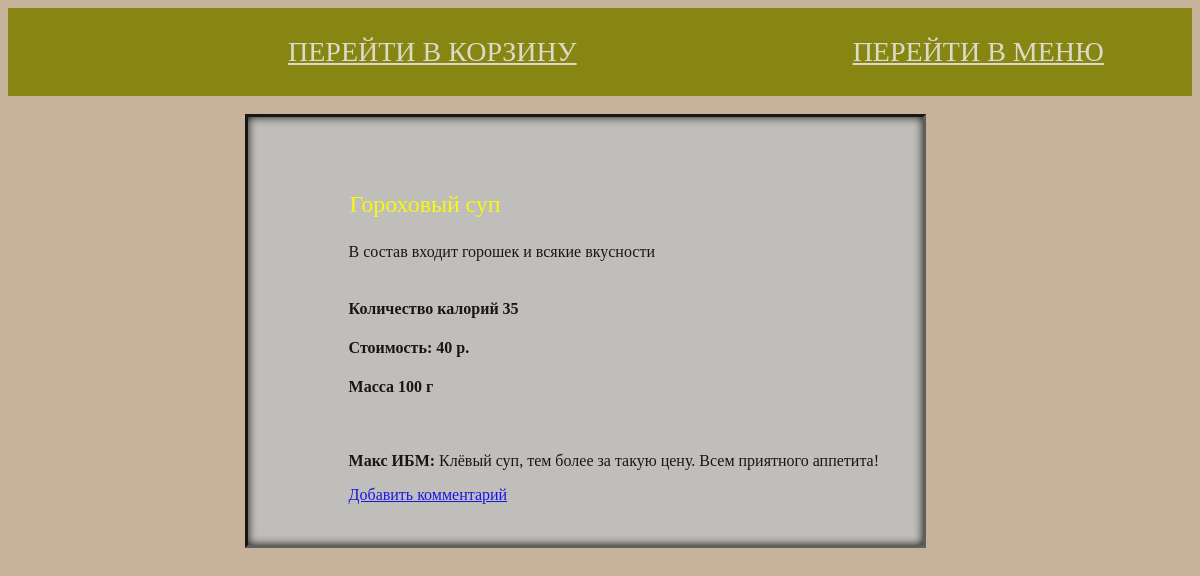
Screenshot of /topic/8/ with the database file from the repository.
### forum/models.py (models this page shows, shortened)
class Topic(models.Model):
    MAINCOURSE = 'MC'
    FIRSTCOURSE = 'FC'
    SALADS = 'SD'
    DRINKS = 'DR'
    FOOD_CHOICES = (
        (MAINCOURSE, 'Второе/горячее'),
        (FIRSTCOURSE, 'Первое'),
        (SALADS, 'Салаты'),
        (DRINKS, 'Напитки'),
    )
    food_type = models.CharField(u'Тип блюда',max_length=2,
                                      choices=FOOD_CHOICES,
                                      default=MAINCOURSE)
    weigth = models.SmallIntegerField(u'Масса блюда (в граммах)',default = 100)
    price = models.SmallIntegerField(u'Стоимость (в рублях)',default = 40)
    subject = models.CharField(u'Блюдо', max_length=255)
    text = models.TextField(u'Описание')
    calories = models.SmallIntegerField(u'Количество калорий',default = 1)
    hidden = models.SmallIntegerField(u'Скрытый?(0-нет, 1-да)',default = 0)
    creation_date = models.DateTimeField(u'Дата создания', auto_now_add=True)
    views = models.IntegerField(u'Количество просмотров темы',  default=0)
    made_time = models.DateTimeField(auto_now_add = True)

class Comment(models.Model):
    topic = models.ForeignKey(Topic, on_delete=models.PROTECT)
    author_nick   = models.CharField(u'Автор', max_length=255)
    text = models.TextField(u'Текст')
    reply_to = models.ForeignKey('forum.Comment', null=True, blank=True, on_delete=models.PROTECT)
    creation_date = models.DateTimeField(u'Дата создания', auto_now_add=True)

### forum/views.py (the view)
# urls.py: path('topic/<int:pk>/', views.TopicView.as_view()),
class TopicView(DetailView):
    model = Topic
    template_name = 'topic.html'
    def get_context_data(self, **kwargs):
        context = super().get_context_data(**kwargs)
        if True:
                q1 = Topic.objects.get(pk=context['topic'].id)
                q1.views += 1
                q1.save()
        context['comment_add_url'] = "/topic/{}/add_comment".format(context['topic'].id)
        return context

### forum/templates/topic.html (shortened to what this page needs)
{% extends 'base.html' %}
{% block content%}
	<div id="borders">
	<div class="menu">
{%if topic.hidden %}
	<h4>Эта тема скрыта администратором. </h4>
{% else %}
<h3><a id="serg">{{ topic.subject }}</a></h3>
<div id="smallborders">
<div class="well">
	{{ topic.text }}
</div>
<br />
<h4>Количество калорий {{ topic.calories }}</h4>
<h4>Стоимость: {{ topic.price }} р.</h4>
<h4>Масса {{ topic.weigth }} г</h4><br />
{% for comment in topic.comment_set.all %}
<p>
	<strong>{{ comment.author_nick }}:</strong> {{ comment.text }}
</p>
{% endfor %}
<a href="{{ comment_add_url }}" type="button" class="btn btn-primary">Добавить комментарий</a>
</div>
{% endif %}
</div></div>
{% endblock %}

### static/css/styles.css (style rules this page uses)
body { background: url(eYrhZ5CtF1I.jpg) repeat-y green right top; background-color: lightgreen; }
* { text-align: justify; }
.menu { position: relative; margin: auto; display: block; width: 100%; background: silver; border: 2vmin black; box-shadow: inset 0px 0px 10px black; padding: 2.6em; text-align: middle; border: 3px inset black; opacity: 0.88; }
#serg { font-family: oswald; margin: 60px; height: 70px; width: 100%; }
#borders { margin-left: 20%; margin-right: 30%; }
#smallborders { margin-left: 10% }
h2, h3, .hey { color:yellow; font-size: 24px; font-weight: normal }

### forum/templates/base.html (style rules this page uses)
body { background: #c7b39b url(http://www.setwalls.ru/pic/201505/1920x1200/setwalls.ru-79099.jpg) fixed; }

### rows the page displays
Topic: subject "Гороховый суп", text "В состав входит горошек и всякие вкусности", calories "35", price "40", weigth "100"
Comment: author_nick "Макс ИБМ", text "Клёвый суп, тем более за такую цену. Всем приятного аппетита!"
